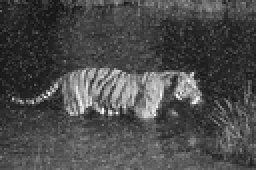
%> input picture tarea2/parte1/tigre.png, 128 x 85 px, shrunk from 384 x 256 before the run (shown 2 times larger)
$ octave 'filtros_mediana_modificada - Copy.m'   (GNU Octave 9; MATLAB toolbox functions it lacks are replaced by stand-ins)
%> lines starting %> are read from the running program, lines starting %| are printed output that depends on the picture
clear
clc
close all
pkg load image


A = imread ('tigre.png');
%> A is the input picture: size 85x128 uint8; min 16, max 255, mean 74.9
subplot(1,3,1)
imshow(A)

[h, w, dim] = size(A);
%> h = 85; w = 128; dim = 1
B = zeros(h, w);
C = zeros(h, w);


for i = 2:h-1
  col1 = median([A(i-1,1),A(i,1),A(i+1,1)]);
  col2 = median([A(i-1,2),A(i,2),A(i+1,2)]);
  for j = 3:w-1
    col3 = median([A(i-1,j),A(i,j),A(i+1,j)]);
    B(i,j) = median([col1,col2,col3]);
    col1 = col2;
    col2 = col3;
  endfor
endfor
%> this loop made 83 passes
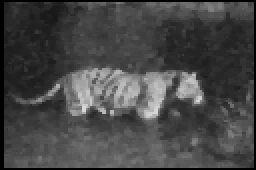
%> B: size 85x128 double (shown 2 times larger); min 0, max 215, mean 70.6

function median_value = mvdm(x, y, z)
  vector = [x, y, z];
  sorted_vector = sort(vector);
  if (vector(2) == 0)
    median_value = vector(3);
  elseif (vector(2) == 255)
    median_value = vector(1);
  else
    median_value = vector(2);
  endif
endfunction

for i = 2:h-1
  for j = 2:w-1
    pixel = A(i, j);
    if pixel == 0 || pixel == 255;
      M1 = mvdm(A(i-1,j-1),A(i-1,j),A(i-1,j+1));
      M2 = mvdm(A(i,j-1),A(i,j),A(i,j+1));
      M3 = mvdm(A(i+1,j-1),A(i+1,j),A(i+1,j+1));
      median_value = mvdm(M1,M2,M3);
      disp("bie")
      if median_value == 0 || median_value == 255;
        disp("blanco")
      endif
      C(i,j) = median_value;
    else
      C(i,j) = pixel;
    endif
  endfor
endfor
%> this loop made 83 passes
%| bie
%| bie
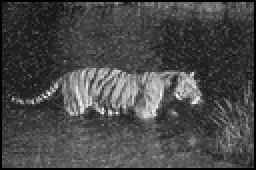
%> C: size 85x128 double (shown 2 times larger); min 0, max 254, mean 72
%> after the loop, M1 = 243; M2 = 183; M3 = 236; median_value = 183

C = uint8(C);
%> C: size 85x128 uint8
subplot(1,3,2)
imshow(C)

##C = uint8(C);
##subplot(1,3,3)
##imshow(B)
